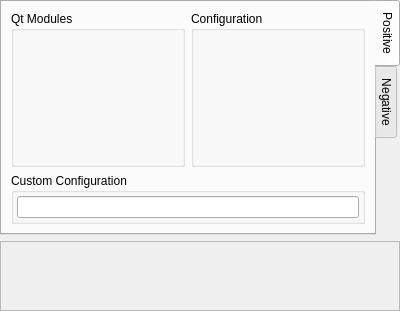
<?xml version="1.0" encoding="UTF-8"?>
<ui version="4.0">
 <class>QMakeConfigurationEditor</class>
 <widget class="XUPPageEditor" name="QMakeConfigurationEditor">
  <property name="geometry">
   <rect>
    <x>0</x>
    <y>0</y>
    <width>400</width>
    <height>311</height>
   </rect>
  </property>
  <property name="windowTitle">
   <string>Configuration</string>
  </property>
  <property name="windowIcon">
   <iconset resource="../../../../../monkey/src/resources/resources.qrc">
    <normaloff>:/xupeditor/icons/xupeditor/modules.png</normaloff>:/xupeditor/icons/xupeditor/modules.png</iconset>
  </property>
  <layout class="QGridLayout" name="gridLayout_4">
   <property name="margin">
    <number>0</number>
   </property>
   <item row="1" column="0">
    <widget class="QFrame" name="fHelp">
     <property name="maximumSize">
      <size>
       <width>16777215</width>
       <height>70</height>
      </size>
     </property>
     <property name="frameShape">
      <enum>QFrame::StyledPanel</enum>
     </property>
     <property name="frameShadow">
      <enum>QFrame::Raised</enum>
     </property>
     <layout class="QGridLayout" name="gridLayout_3">
      <item row="0" column="0">
       <widget class="QLabel" name="lIcon">
        <property name="sizePolicy">
         <sizepolicy hsizetype="Maximum" vsizetype="Preferred">
          <horstretch>0</horstretch>
          <verstretch>0</verstretch>
         </sizepolicy>
        </property>
        <property name="minimumSize">
         <size>
          <width>22</width>
          <height>22</height>
         </size>
        </property>
        <property name="maximumSize">
         <size>
          <width>22</width>
          <height>22</height>
         </size>
        </property>
        <property name="pixmap">
         <pixmap resource="../../../../../monkey/src/resources/resources.qrc">:/xupeditor/icons/xupeditor/about.png</pixmap>
        </property>
        <property name="scaledContents">
         <bool>true</bool>
        </property>
       </widget>
      </item>
      <item row="0" column="1" rowspan="2">
       <widget class="QPlainTextEdit" name="pteHelp">
        <property name="palette">
         <palette>
          <active>
           <colorrole role="Base">
            <brush brushstyle="SolidPattern">
             <color alpha="0">
              <red>0</red>
              <green>0</green>
              <blue>0</blue>
             </color>
            </brush>
           </colorrole>
          </active>
          <inactive>
           <colorrole role="Base">
            <brush brushstyle="SolidPattern">
             <color alpha="0">
              <red>0</red>
              <green>0</green>
              <blue>0</blue>
             </color>
            </brush>
           </colorrole>
          </inactive>
          <disabled>
           <colorrole role="Base">
            <brush brushstyle="SolidPattern">
             <color alpha="0">
              <red>0</red>
              <green>0</green>
              <blue>0</blue>
             </color>
            </brush>
           </colorrole>
          </disabled>
         </palette>
        </property>
        <property name="frameShape">
         <enum>QFrame::NoFrame</enum>
        </property>
        <property name="frameShadow">
         <enum>QFrame::Plain</enum>
        </property>
        <property name="tabChangesFocus">
         <bool>true</bool>
        </property>
        <property name="undoRedoEnabled">
         <bool>false</bool>
        </property>
        <property name="readOnly">
         <bool>true</bool>
        </property>
        <property name="tabStopWidth">
         <number>40</number>
        </property>
       </widget>
      </item>
     </layout>
    </widget>
   </item>
   <item row="0" column="0">
    <widget class="QTabWidget" name="tabWidget">
     <property name="tabPosition">
      <enum>QTabWidget::East</enum>
     </property>
     <property name="currentIndex">
      <number>0</number>
     </property>
     <widget class="QWidget" name="wPositive">
      <attribute name="title">
       <string>Positive</string>
      </attribute>
      <layout class="QGridLayout" name="gridLayout">
       <item row="0" column="0">
        <widget class="QGroupBox" name="gbPositiveQtModules">
         <property name="title">
          <string>Qt Modules</string>
         </property>
         <layout class="QVBoxLayout" name="verticalLayout_6">
          <property name="leftMargin">
           <number>9</number>
          </property>
          <property name="rightMargin">
           <number>9</number>
          </property>
          <item>
           <widget class="QListView" name="lvPositiveQtModules">
            <property name="palette">
             <palette>
              <active>
               <colorrole role="Base">
                <brush brushstyle="SolidPattern">
                 <color alpha="0">
                  <red>0</red>
                  <green>0</green>
                  <blue>0</blue>
                 </color>
                </brush>
               </colorrole>
               <colorrole role="Window">
                <brush brushstyle="SolidPattern">
                 <color alpha="0">
                  <red>0</red>
                  <green>0</green>
                  <blue>0</blue>
                 </color>
                </brush>
               </colorrole>
               <colorrole role="AlternateBase">
                <brush brushstyle="SolidPattern">
                 <color alpha="0">
                  <red>0</red>
                  <green>0</green>
                  <blue>0</blue>
                 </color>
                </brush>
               </colorrole>
              </active>
              <inactive>
               <colorrole role="Base">
                <brush brushstyle="SolidPattern">
                 <color alpha="0">
                  <red>0</red>
                  <green>0</green>
                  <blue>0</blue>
                 </color>
                </brush>
               </colorrole>
               <colorrole role="Window">
                <brush brushstyle="SolidPattern">
                 <color alpha="0">
                  <red>0</red>
                  <green>0</green>
                  <blue>0</blue>
                 </color>
                </brush>
               </colorrole>
               <colorrole role="AlternateBase">
                <brush brushstyle="SolidPattern">
                 <color alpha="0">
                  <red>0</red>
                  <green>0</green>
                  <blue>0</blue>
                 </color>
                </brush>
               </colorrole>
              </inactive>
              <disabled>
               <colorrole role="Base">
                <brush brushstyle="SolidPattern">
                 <color alpha="0">
                  <red>0</red>
                  <green>0</green>
                  <blue>0</blue>
                 </color>
                </brush>
               </colorrole>
               <colorrole role="Window">
                <brush brushstyle="SolidPattern">
                 <color alpha="0">
                  <red>0</red>
                  <green>0</green>
                  <blue>0</blue>
                 </color>
                </brush>
               </colorrole>
               <colorrole role="AlternateBase">
                <brush brushstyle="SolidPattern">
                 <color alpha="0">
                  <red>0</red>
                  <green>0</green>
                  <blue>0</blue>
                 </color>
                </brush>
               </colorrole>
              </disabled>
             </palette>
            </property>
            <property name="mouseTracking">
             <bool>true</bool>
            </property>
            <property name="frameShape">
             <enum>QFrame::NoFrame</enum>
            </property>
            <property name="editTriggers">
             <set>QAbstractItemView::NoEditTriggers</set>
            </property>
            <property name="selectionMode">
             <enum>QAbstractItemView::NoSelection</enum>
            </property>
            <property name="verticalScrollMode">
             <enum>QAbstractItemView::ScrollPerPixel</enum>
            </property>
            <property name="spacing">
             <number>1</number>
            </property>
            <property name="uniformItemSizes">
             <bool>true</bool>
            </property>
           </widget>
          </item>
         </layout>
        </widget>
       </item>
       <item row="0" column="1">
        <widget class="QGroupBox" name="gbPositiveConfiguration">
         <property name="title">
          <string>Configuration</string>
         </property>
         <layout class="QVBoxLayout" name="verticalLayout_7">
          <property name="leftMargin">
           <number>9</number>
          </property>
          <property name="rightMargin">
           <number>9</number>
          </property>
          <item>
           <widget class="QListView" name="lvPositiveConfiguration">
            <property name="palette">
             <palette>
              <active>
               <colorrole role="Base">
                <brush brushstyle="SolidPattern">
                 <color alpha="0">
                  <red>0</red>
                  <green>0</green>
                  <blue>0</blue>
                 </color>
                </brush>
               </colorrole>
               <colorrole role="Window">
                <brush brushstyle="SolidPattern">
                 <color alpha="0">
                  <red>0</red>
                  <green>0</green>
                  <blue>0</blue>
                 </color>
                </brush>
               </colorrole>
               <colorrole role="AlternateBase">
                <brush brushstyle="SolidPattern">
                 <color alpha="0">
                  <red>0</red>
                  <green>0</green>
                  <blue>0</blue>
                 </color>
                </brush>
               </colorrole>
              </active>
              <inactive>
               <colorrole role="Base">
                <brush brushstyle="SolidPattern">
                 <color alpha="0">
                  <red>0</red>
                  <green>0</green>
                  <blue>0</blue>
                 </color>
                </brush>
               </colorrole>
               <colorrole role="Window">
                <brush brushstyle="SolidPattern">
                 <color alpha="0">
                  <red>0</red>
                  <green>0</green>
                  <blue>0</blue>
                 </color>
                </brush>
               </colorrole>
               <colorrole role="AlternateBase">
                <brush brushstyle="SolidPattern">
                 <color alpha="0">
                  <red>0</red>
                  <green>0</green>
                  <blue>0</blue>
                 </color>
                </brush>
               </colorrole>
              </inactive>
              <disabled>
               <colorrole role="Base">
                <brush brushstyle="SolidPattern">
                 <color alpha="0">
                  <red>0</red>
                  <green>0</green>
                  <blue>0</blue>
                 </color>
                </brush>
               </colorrole>
               <colorrole role="Window">
                <brush brushstyle="SolidPattern">
                 <color alpha="0">
                  <red>0</red>
                  <green>0</green>
                  <blue>0</blue>
                 </color>
                </brush>
               </colorrole>
               <colorrole role="AlternateBase">
                <brush brushstyle="SolidPattern">
                 <color alpha="0">
                  <red>0</red>
                  <green>0</green>
                  <blue>0</blue>
                 </color>
                </brush>
               </colorrole>
              </disabled>
             </palette>
            </property>
            <property name="mouseTracking">
             <bool>true</bool>
            </property>
            <property name="frameShape">
             <enum>QFrame::NoFrame</enum>
            </property>
            <property name="editTriggers">
             <set>QAbstractItemView::NoEditTriggers</set>
            </property>
            <property name="selectionMode">
             <enum>QAbstractItemView::NoSelection</enum>
            </property>
            <property name="verticalScrollMode">
             <enum>QAbstractItemView::ScrollPerPixel</enum>
            </property>
            <property name="spacing">
             <number>1</number>
            </property>
            <property name="uniformItemSizes">
             <bool>true</bool>
            </property>
           </widget>
          </item>
         </layout>
        </widget>
       </item>
       <item row="1" column="0" colspan="2">
        <widget class="QGroupBox" name="gbPositiveCustomConfiguration">
         <property name="title">
          <string>Custom Configuration</string>
         </property>
         <layout class="QHBoxLayout" name="horizontalLayout_3">
          <property name="spacing">
           <number>3</number>
          </property>
          <property name="margin">
           <number>3</number>
          </property>
          <item>
           <widget class="QLineEdit" name="lePositiveCustomConfiguration"/>
          </item>
         </layout>
        </widget>
       </item>
      </layout>
     </widget>
     <widget class="QWidget" name="wNegative">
      <attribute name="title">
       <string>Negative</string>
      </attribute>
      <layout class="QGridLayout" name="gridLayout_2">
       <item row="0" column="0">
        <widget class="QGroupBox" name="gbNegativeQtModules">
         <property name="title">
          <string>Qt Modules</string>
         </property>
         <layout class="QVBoxLayout" name="verticalLayout_4">
          <property name="leftMargin">
           <number>9</number>
          </property>
          <property name="rightMargin">
           <number>9</number>
          </property>
          <item>
           <widget class="QListView" name="lvNegativeQtModules">
            <property name="palette">
             <palette>
              <active>
               <colorrole role="Base">
                <brush brushstyle="SolidPattern">
                 <color alpha="0">
                  <red>0</red>
                  <green>0</green>
                  <blue>0</blue>
                 </color>
                </brush>
               </colorrole>
               <colorrole role="Window">
                <brush brushstyle="SolidPattern">
                 <color alpha="0">
                  <red>0</red>
                  <green>0</green>
                  <blue>0</blue>
                 </color>
                </brush>
               </colorrole>
               <colorrole role="AlternateBase">
                <brush brushstyle="SolidPattern">
                 <color alpha="0">
                  <red>0</red>
                  <green>0</green>
                  <blue>0</blue>
                 </color>
                </brush>
               </colorrole>
              </active>
              <inactive>
               <colorrole role="Base">
                <brush brushstyle="SolidPattern">
                 <color alpha="0">
                  <red>0</red>
                  <green>0</green>
                  <blue>0</blue>
                 </color>
                </brush>
               </colorrole>
               <colorrole role="Window">
                <brush brushstyle="SolidPattern">
                 <color alpha="0">
                  <red>0</red>
                  <green>0</green>
                  <blue>0</blue>
                 </color>
                </brush>
               </colorrole>
               <colorrole role="AlternateBase">
                <brush brushstyle="SolidPattern">
                 <color alpha="0">
                  <red>0</red>
                  <green>0</green>
                  <blue>0</blue>
                 </color>
                </brush>
               </colorrole>
              </inactive>
              <disabled>
               <colorrole role="Base">
                <brush brushstyle="SolidPattern">
                 <color alpha="0">
                  <red>0</red>
                  <green>0</green>
                  <blue>0</blue>
                 </color>
                </brush>
               </colorrole>
               <colorrole role="Window">
                <brush brushstyle="SolidPattern">
                 <color alpha="0">
                  <red>0</red>
                  <green>0</green>
                  <blue>0</blue>
                 </color>
                </brush>
               </colorrole>
               <colorrole role="AlternateBase">
                <brush brushstyle="SolidPattern">
                 <color alpha="0">
                  <red>0</red>
                  <green>0</green>
                  <blue>0</blue>
                 </color>
                </brush>
               </colorrole>
              </disabled>
             </palette>
            </property>
            <property name="mouseTracking">
             <bool>true</bool>
            </property>
            <property name="frameShape">
             <enum>QFrame::NoFrame</enum>
            </property>
            <property name="editTriggers">
             <set>QAbstractItemView::NoEditTriggers</set>
            </property>
            <property name="selectionMode">
             <enum>QAbstractItemView::NoSelection</enum>
            </property>
            <property name="verticalScrollMode">
             <enum>QAbstractItemView::ScrollPerPixel</enum>
            </property>
            <property name="spacing">
             <number>1</number>
            </property>
            <property name="uniformItemSizes">
             <bool>true</bool>
            </property>
           </widget>
          </item>
         </layout>
        </widget>
       </item>
       <item row="0" column="1">
        <widget class="QGroupBox" name="gbNegativeConfiguration">
         <property name="title">
          <string>Configuration</string>
         </property>
         <layout class="QVBoxLayout" name="verticalLayout_5">
          <property name="leftMargin">
           <number>9</number>
          </property>
          <property name="rightMargin">
           <number>9</number>
          </property>
          <item>
           <widget class="QListView" name="lvNegativeConfiguration">
            <property name="palette">
             <palette>
              <active>
               <colorrole role="Base">
                <brush brushstyle="SolidPattern">
                 <color alpha="0">
                  <red>0</red>
                  <green>0</green>
                  <blue>0</blue>
                 </color>
                </brush>
               </colorrole>
               <colorrole role="Window">
                <brush brushstyle="SolidPattern">
                 <color alpha="0">
                  <red>0</red>
                  <green>0</green>
                  <blue>0</blue>
                 </color>
                </brush>
               </colorrole>
               <colorrole role="AlternateBase">
                <brush brushstyle="SolidPattern">
                 <color alpha="0">
                  <red>0</red>
                  <green>0</green>
                  <blue>0</blue>
                 </color>
                </brush>
               </colorrole>
              </active>
              <inactive>
               <colorrole role="Base">
                <brush brushstyle="SolidPattern">
                 <color alpha="0">
                  <red>0</red>
                  <green>0</green>
                  <blue>0</blue>
                 </color>
                </brush>
               </colorrole>
               <colorrole role="Window">
                <brush brushstyle="SolidPattern">
                 <color alpha="0">
                  <red>0</red>
                  <green>0</green>
                  <blue>0</blue>
                 </color>
                </brush>
               </colorrole>
               <colorrole role="AlternateBase">
                <brush brushstyle="SolidPattern">
                 <color alpha="0">
                  <red>0</red>
                  <green>0</green>
                  <blue>0</blue>
                 </color>
                </brush>
               </colorrole>
              </inactive>
              <disabled>
               <colorrole role="Base">
                <brush brushstyle="SolidPattern">
                 <color alpha="0">
                  <red>0</red>
                  <green>0</green>
                  <blue>0</blue>
                 </color>
                </brush>
               </colorrole>
               <colorrole role="Window">
                <brush brushstyle="SolidPattern">
                 <color alpha="0">
                  <red>0</red>
                  <green>0</green>
                  <blue>0</blue>
                 </color>
                </brush>
               </colorrole>
               <colorrole role="AlternateBase">
                <brush brushstyle="SolidPattern">
                 <color alpha="0">
                  <red>0</red>
                  <green>0</green>
                  <blue>0</blue>
                 </color>
                </brush>
               </colorrole>
              </disabled>
             </palette>
            </property>
            <property name="mouseTracking">
             <bool>true</bool>
            </property>
            <property name="frameShape">
             <enum>QFrame::NoFrame</enum>
            </property>
            <property name="editTriggers">
             <set>QAbstractItemView::NoEditTriggers</set>
            </property>
            <property name="selectionMode">
             <enum>QAbstractItemView::NoSelection</enum>
            </property>
            <property name="verticalScrollMode">
             <enum>QAbstractItemView::ScrollPerPixel</enum>
            </property>
            <property name="spacing">
             <number>1</number>
            </property>
            <property name="uniformItemSizes">
             <bool>true</bool>
            </property>
           </widget>
          </item>
         </layout>
        </widget>
       </item>
       <item row="1" column="0" colspan="2">
        <widget class="QGroupBox" name="gbNegativeCustomConfiguration">
         <property name="title">
          <string>Custom Configuration</string>
         </property>
         <layout class="QHBoxLayout" name="horizontalLayout_2">
          <property name="spacing">
           <number>3</number>
          </property>
          <property name="margin">
           <number>3</number>
          </property>
          <item>
           <widget class="QLineEdit" name="leNegativeCustomConfiguration"/>
          </item>
         </layout>
        </widget>
       </item>
      </layout>
     </widget>
    </widget>
   </item>
  </layout>
 </widget>
 <customwidgets>
  <customwidget>
   <class>XUPPageEditor</class>
   <extends>QFrame</extends>
   <header>XUPPageEditor.h</header>
   <container>1</container>
  </customwidget>
 </customwidgets>
 <resources>
  <include location="../../../../../monkey/src/resources/resources.qrc"/>
 </resources>
 <connections/>
</ui>
